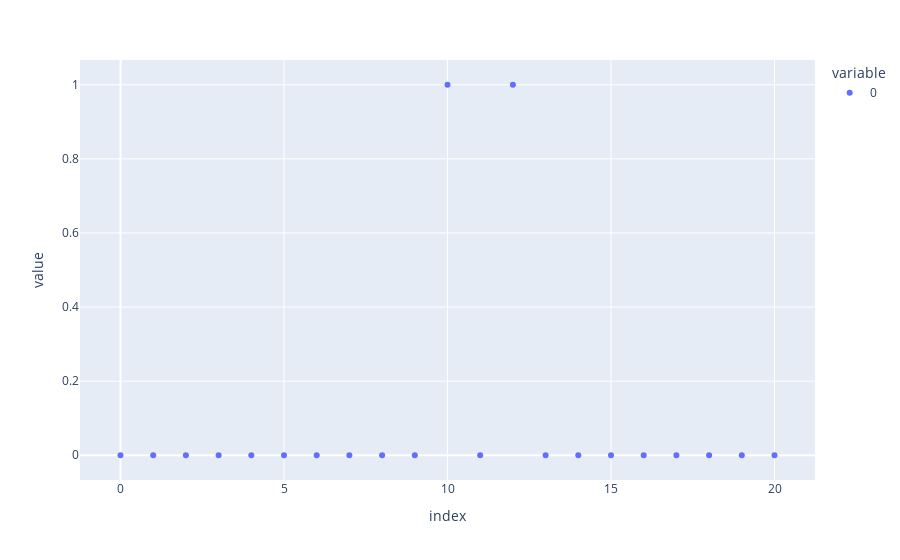

The notebook cell this image was saved under:
### Code cell
px.scatter(A)
px.scatter(B)

### Figure 1 — Plotly figure (JSON) as saved in the notebook; plotly's stock layout.template omitted (floating-point values rounded to 4 significant figures)
{"data": [{"hovertemplate": "variable=0<br>index=%{x}<br>value=%{y}<extra></extra>", "legendgroup": "0", "marker": {"color": "#636efa", "symbol": "circle"}, "mode": "markers", "name": "0", "orientation": "v", "showlegend": true, "type": "scatter", "x": [0, 1, 2, 3, 4, 5, 6, 7, 8, 9, 10, 11, 12, 13, 14, 15, 16, 17, 18, 19, 20], "xaxis": "x", "y": [0, 0, 0, 0, 0, 0, 0, 0, 0, 0, 1, 0, 1, 0, 0, 0, 0, 0, 0, 0, 0], "yaxis": "y"}], "layout": {"legend": {"title": {"text": "variable"}, "tracegroupgap": 0}, "margin": {"t": 60}, "xaxis": {"anchor": "y", "domain": [0, 1], "title": {"text": "index"}}, "yaxis": {"anchor": "x", "domain": [0, 1], "title": {"text": "value"}}}}
